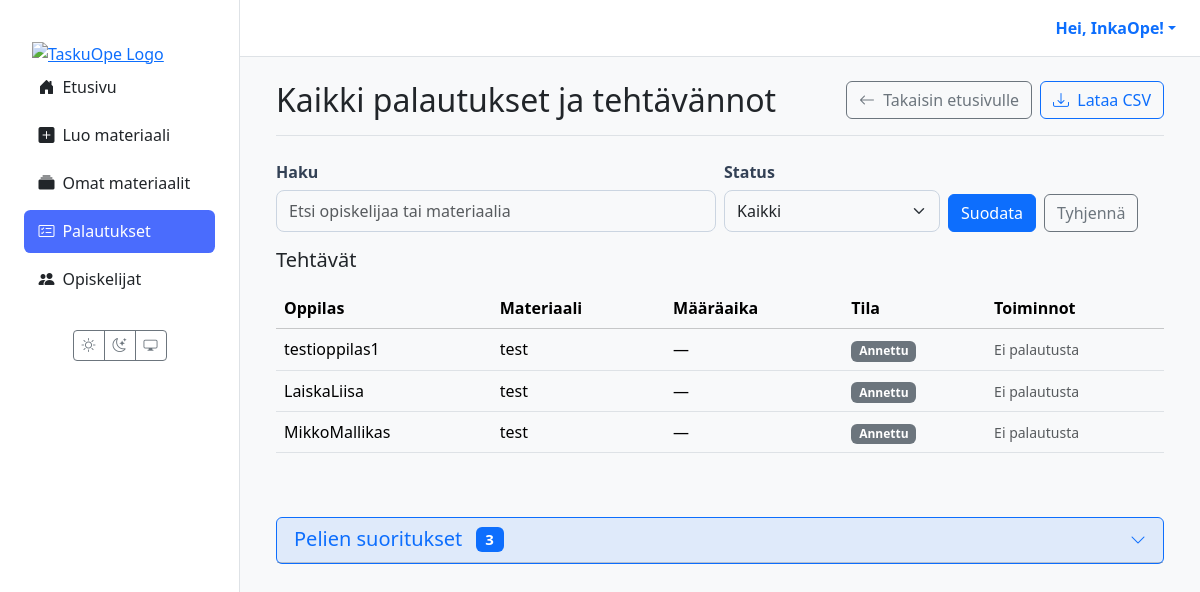
Screenshot of /palautukset/ (signed in) with the database file from the repository.
### users/models.py (models this page shows)
class CustomUser(AbstractUser):
    class Role(models.TextChoices):
        TEACHER = 'TEACHER', 'Teacher'
        STUDENT = 'STUDENT', 'Student'
    role = models.CharField(max_length=50, choices=Role.choices, default=Role.STUDENT)
    grade_class = models.PositiveSmallIntegerField(
        verbose_name="Luokka-aste",
        null=True,  # Salli tyhjä arvo (esim. opettajat)
        blank=True, # Ei pakollinen lomakkeissa
        choices=[(i, f"{i}. luokka") for i in range(1, 10)] # Valinnat 1-9
    )

### materials/models.py (models this page shows, shortened)
class Assignment(models.Model):
    class Status(models.TextChoices):
        ASSIGNED = "ASSIGNED", _("Annettu")
        IN_PROGRESS = "IN_PROGRESS", _("Kesken")
        SUBMITTED = "SUBMITTED", _("Palautettu")
        GRADED = "GRADED", _("Arvioitu")
    id = models.UUIDField(primary_key=True, default=uuid.uuid4, editable=False)
    material = models.ForeignKey(Material, on_delete=models.CASCADE, verbose_name=_("Materiaali"))
    student = models.ForeignKey(
        settings.AUTH_USER_MODEL,
        related_name='assignments',
        on_delete=models.CASCADE,
        limit_choices_to={'role': 'STUDENT'},
        verbose_name=_("Oppilas"),
    )
    assigned_by = models.ForeignKey(
        settings.AUTH_USER_MODEL,
        related_name='assigned_tasks',
        on_delete=models.CASCADE,
        limit_choices_to={'role': 'TEACHER'},
        verbose_name=_("Antanut opettaja"),
    )
    due_at = models.DateTimeField(null=True, blank=True, verbose_name=_("Määräaika"))
    status = models.CharField(max_length=20, choices=Status.choices, default=Status.ASSIGNED, verbose_name=_("Tila"))
    draft_response = models.TextField(blank=True, null=True, verbose_name=_("Luonnosvastaus"))
    created_at = models.DateTimeField(auto_now_add=True, verbose_name=_("Luotu"))
    class Meta:
        constraints = [
            models.UniqueConstraint(fields=['material', 'student'], name='unique_assignment_per_student'),
        ]
        indexes = [
            models.Index(fields=['status']),
            models.Index(fields=['due_at']),
            models.Index(fields=['student']),
            models.Index(fields=['assigned_by']),
        ]
        verbose_name = _("Tehtävänanto")
        verbose_name_plural = _("Tehtävänannot")

class Material(models.Model):
    class MaterialType(models.TextChoices):
        TASK = 'tehtävä', _('Tehtävä')
        LEARNING_MATERIAL = 'oppimateriaali', _('Oppimateriaali')
        TEST = 'testi', _('Testi')
        EXAM = 'koe', _('Koe')
        VIDEO = 'video', _('Video')
        GAME = 'peli', _('Peli')
    class Status(models.TextChoices):
        DRAFT = 'DRAFT', _('Luonnos')
        PENDING_APPROVAL = 'PENDING', _('Odottaa hyväksyntää')
        APPROVED = 'APPROVED', _('Hyväksytty')
        REJECTED = 'REJECTED', _('Hylätty')
    GRADE_CHOICES = [(str(i), f"{i}. luokka") for i in range(1, 7)]
    id = models.UUIDField(primary_key=True, default=uuid.uuid4, editable=False)
    title = models.CharField(max_length=255, verbose_name=_("Otsikko"))
    content = models.TextField(
        verbose_name=_("Sisältö"),
        help_text=_("Raakasisältö, esim. AI:n tuottama teksti.")
    )
    structured_content = models.JSONField(
        null=True,
        blank=True,
        verbose_name=_("Jäsennelty sisältö"),
        help_text=_("Esim. monivalinnat tai tehtävän rakenne JSON-muodossa.")
    )
    material_type = models.CharField(
        max_length=50,
        choices=MaterialType.choices,
        default=MaterialType.TASK,
        verbose_name=_("Materiaalin tyyppi"),
    )
    subject = models.CharField(max_length=100, null=True, blank=True, verbose_name=_("Aine"))
    grade_level = models.CharField(
        max_length=20,
        choices=GRADE_CHOICES,
        null=True,
        blank=True,
        verbose_name=_("Luokka-aste"),
    )
    audience = models.JSONField(
        null=True,
        blank=True,
        verbose_name=_("Kohderyhmä"),
        help_text=_("Esim. {'learning_styles': ['visuaalinen'], 'languages': ['fi']}")
    )
    author = models.ForeignKey(
        settings.AUTH_USER_MODEL,
        related_name='authored_materials',
        on_delete=models.CASCADE,
        limit_choices_to={'role': 'TEACHER'},
        verbose_name=_("Tekijä (opettaja)"),
    )
    prompt = models.ForeignKey(
        Prompt,
        on_delete=models.SET_NULL,
        null=True,
        blank=True,
        verbose_name=_("Kehoite"),
    )
    status = models.CharField(
        max_length=50,
        choices=Status.choices,
        default=Status.DRAFT,
        verbose_name=_("Tila"),
    )
    version = models.IntegerField(default=1, verbose_name=_("Versio"))
    parent = models.ForeignKey(
        'self',
        on_delete=models.SET_NULL,
        null=True,
        blank=True,
        related_name='versions',
        verbose_name=_("Edellinen versio"),
    )
    created_at = models.DateTimeField(auto_now_add=True, verbose_name=_("Luotu"))
    updated_at = models.DateTimeField(auto_now=True, verbose_name=_("Päivitetty"))
    class Meta:
        verbose_name = _("Materiaali")
        verbose_name_plural = _("Materiaalit")

### materials/views.py (the view, shortened to what this page needs)
# urls.py: path("palautukset/", views.view_all_submissions_view, name="view_all_submissions"),
@login_required(login_url='kirjaudu')
def view_all_submissions_view(request):
    if request.user.role != 'TEACHER':
        messages.error(request, "Vain opettajat voivat nähdä tämän sivun.")
        return redirect('dashboard')
    q = (request.GET.get("q") or "").strip()
    st = request.GET.get("status")  # SUBMITTED | GRADED | None
    base = (Assignment.objects
            .filter(assigned_by=request.user)
            .select_related('material', 'student')
            .order_by('-created_at'))
    if st in ("SUBMITTED", "GRADED"):
        base = base.filter(status=st)
    normal_assignments = base.exclude(material__material_type='peli')
    game_assignments = base.filter(material__material_type='peli')
    page = Paginator(normal_assignments, 20).get_page(request.GET.get("page"))
    games_list = list(game_assignments[:50])  # Rajoita max 50 peliä
    return render(request, 'assignments/submissions_list.html', {
        'assignments': page,  # Normaalit tehtävät (paginated)
        'games': games_list,  # Pelit (ei sivutusta)
        'q': q,
        'status': st or "",
    })

### templates/assignments/submissions_list.html (shortened to what this page needs)
{% extends 'partials/base.html' %}
{% load static %}
{% block content %}
<div class="container-fluid">
  <div class="d-flex flex-wrap gap-2 justify-content-between align-items-center mb-4 border-bottom pb-3">
    <h1 class="h2 mb-0">Kaikki palautukset ja tehtävännot</h1>
    <div class="d-flex gap-2">
      <a href="{% url 'dashboard' %}" class="btn btn-outline-secondary">
        <i class="bi bi-arrow-left me-1"></i> Takaisin etusivulle
      </a>
      <a class="btn btn-outline-primary"
         href="{% url 'export_submissions_csv' %}?q={{ q|urlencode }}&status={{ status|urlencode }}">
         <i class="bi bi-download me-1"></i> Lataa CSV
      </a>
    </div>
  </div>
  <form class="row g-2 align-items-end mb-3" method="get" action=".">
    <div class="col-12 col-md-6">
      <label class="form-label">Haku</label>
      <input class="form-control" type="search" name="q" value="{{ q }}" placeholder="Etsi opiskelijaa tai materiaalia">
    </div>
    <div class="col-12 col-md-3">
      <label class="form-label">Status</label>
      <select class="form-select" name="status">
        <option value="" {% if not status %}selected{% endif %}>Kaikki</option>
      </select>
    </div>
    <div class="col-12 col-md-3 d-flex gap-2">
      <button class="btn btn-primary" type="submit">Suodata</button>
      <a class="btn btn-outline-secondary" href=".">Tyhjennä</a>
    </div>
  </form>
  <section class="assignments-list mb-5">
    <h5 class="mb-3">Tehtävät</h5>
    {% if assignments %}
    <div class="table-responsive">
      <table class="table table-hover align-middle tasks">
        <thead class="table-light">
          <tr>
            <th scope="col">Oppilas</th>
            <th scope="col">Materiaali</th>
            <th scope="col">Määräaika</th>
            <th scope="col">Tila</th>
            <th scope="col">Toiminnot</th>
          </tr>
        </thead>
        <tbody>
          {% for assignment in assignments %}
          <tr>
            <td data-label="Oppilas">{{ assignment.student.get_full_name|default:assignment.student.username }}</td>
            <td data-label="Materiaali">{{ assignment.material.title }}</td>
            <td data-label="Määräaika">{{ assignment.due_at|date:"d.m.Y H:i"|default:"—" }}</td>
            <td data-label="Tila">
              <span class="badge
                {% if assignment.status == 'GRADED' %}bg-success
                {% elif assignment.status == 'SUBMITTED' %}bg-primary
                {% elif assignment.status == 'IN_PROGRESS' %}bg-warning
                {% else %}bg-secondary{% endif %}">
                {{ assignment.get_status_display }}
              </span>
            </td>
            <td data-label="Toiminnot">
              {% if assignment.status in 'SUBMITTED,GRADED' %}
                {% with sub=assignment.submissions.last %}
                  {% if sub %}
                    <a href="{% url 'grade_submission' submission_id=sub.id %}"
                       class="btn btn-sm btn-outline-primary">
                      <i class="bi bi-pencil-square me-1"></i> Arvioi
                    </a>
                  {% endif %}
                {% endwith %}
              {% else %}
                <span class="text-muted small">Ei palautusta</span>
              {% endif %}
            </td>
          </tr>
          {% endfor %}
        </tbody>
      </table>
    </div>
    {% endif %}
  </section>
  {% if games %}
  <section class="games-section">
    <div class="card border-primary">
      <div class="card-header bg-primary bg-opacity-10">
        <button class="btn btn-link w-100 text-start text-decoration-none p-0"
                type="button"
                data-bs-toggle="collapse"
                data-bs-target="#gamesCollapse"
                aria-expanded="false"
                aria-controls="gamesCollapse">
          <div class="d-flex justify-content-between align-items-center">
            <h5 class="mb-0">
              </i>Pelien suoritukset
              <span class="badge bg-primary ms-2">{{ games|length }}</span>
            </h5>
            <i class="bi bi-chevron-down"></i>
          </div>
        </button>
      </div>
    </div>
  </section>
  {% endif %}
</div>
{% endblock %}

### templates/partials/base.html (shortened to what this page needs)
{% load static %}
<!DOCTYPE html>
<html lang="fi" data-bs-theme="light">
<head>
  <link href="https://cdn.jsdelivr.net/npm/bootstrap@5.3.2/dist/css/bootstrap.min.css" rel="stylesheet">
  <link rel="stylesheet" href="https://cdn.jsdelivr.net/npm/bootstrap-icons@1.11.3/font/bootstrap-icons.min.css">
  <link rel="stylesheet" href="{% static 'css/style.css' %}">
</head>
<body>
  <div class="main-layout-container">
    <aside class="sidebar d-none d-lg-flex flex-column">
      <div class="flex-column w-100">
        <a href="{% url 'dashboard' %}" class="px-3 pt-3 d-block"><img src="{% static 'images/logo1.png' %}" alt="TaskuOpe Logo" class="img-fluid"></a>
        {% with nm=request.resolver_match.url_name %}
        <nav class="nav nav-pills flex-column mb-4 px-2">
          <a href="{% url 'dashboard' %}" class="nav-link {% if nm == 'dashboard' %}active{% endif %}"><i class="bi bi-house-door-fill me-2"></i>Etusivu</a>
          {% if request.user.is_authenticated and request.user.role == 'STUDENT' %}
            <a href="{% url 'student_assignments' %}" class="nav-link {% if nm == 'student_assignments' %}active{% endif %}"><i class="bi bi-list-check me-2"></i>Omat tehtävät</a>
            <a href="{% url 'student_games' %}" class="nav-link {% if nm == 'student_games' %}active{% endif %}"><i class="bi bi-controller me-2"></i>Pelit</a>
            <a href="{% url 'student_grades' %}" class="nav-link {% if nm == 'student_grades' %}active{% endif %}"><i class="bi bi-award me-2"></i>Palautukset & arvioinnit</a>
          {% elif request.user.is_authenticated and request.user.role == 'TEACHER' %}
            <a href="{% url 'create_material' %}" class="nav-link {% if nm == 'create_material' %}active{% endif %}"><i class="bi bi-plus-square-fill me-2"></i>Luo materiaali</a>
            <a href="{% url 'material_list' %}" class="nav-link {% if nm == 'material_list' %}active{% endif %}"><i class="bi bi-collection-fill me-2"></i>Omat materiaalit</a>
            <a href="{% url 'view_all_submissions' %}" class="nav-link {% if nm == 'view_all_submissions' %}active{% endif %}"><i class="bi bi-card-checklist me-2"></i>Palautukset</a>
            <a href="{% url 'teacher_student_list' %}" class="nav-link {% if nm == 'teacher_student_list' %}active{% endif %}"><i class="bi bi-people-fill me-2"></i>Opiskelijat</a>
          {% endif %}
        </nav>
        {% endwith %}
        <div class="mt-auto text-center pb-3">
          <div class="btn-group"><button id="theme-light" class="btn btn-outline-secondary btn-sm"><i class="bi bi-sun"></i></button><button id="theme-dark" class="btn btn-outline-secondary btn-sm"><i class="bi bi-moon-stars"></i></button><button id="theme-system" class="btn btn-outline-secondary btn-sm"><i class="bi bi-display"></i></button></div>
        </div>
      </div>
    </aside>
    <div class="main-content-wrapper">
      <header class="main-header d-none d-lg-flex justify-content-end align-items-center px-4 py-3">
        <div class="dropdown">
          <a href="#" class="d-flex align-items-center text-decoration-none dropdown-toggle" data-bs-toggle="dropdown">
            <strong>Hei, {{ user.get_full_name|default:user.username }}!</strong>
          </a>
        </div>
      </header>
      <main class="page-content">
        {% block content %}{% endblock %}
      </main>
    </div>
  </div>
</body>
</html>

### TaskuOpe/static/css/style.css (style rules this page uses)
:root { --sidebar-width: 240px; }
[data-bs-theme="light"] { --bg-color: #f8f9fa; --card-bg-color: #ffffff; --text-color: #212529; --border-color: #dee2e6; --bs-body-bg: var(--bg-color); --bs-body-color: var(--text-color); --bs-border-color: var(--border-color); --bs-card-bg: var(--card-bg-color); }
html, body { height: 100%; overflow: hidden; }
.main-layout-container { display: flex; flex-direction: row; height: 100%; width: 100%; background-color: var(--bs-body-bg); }
.sidebar { width: var(--sidebar-width); flex-shrink: 0; height: 100vh; overflow-y: auto; background-color: var(--card-bg-color); border-right: 1px solid var(--border-color); padding: 1.5rem 1rem; }
.main-content-wrapper { flex-grow: 1; display: flex; flex-direction: column; height: 100vh; overflow: hidden; }
.main-header { flex-shrink: 0; background-color: var(--card-bg-color); border-bottom: 1px solid var(--border-color); padding: 0.75rem 1.5rem; }
.page-content { flex-grow: 1; overflow-y: auto; padding: 1.5rem; }
.sidebar .nav-link { color: var(--text-color); font-weight: 500; padding: 0.6rem 0.9rem; border-radius: 0.4rem; margin-bottom: 0.3rem; transition: background 0.2s; }
.sidebar .nav-link.active { background-color: #4a6cfd; color: #fff; }
.form-label { font-weight: 600; margin-bottom: 6px; color: #334155; }
.form-control, .form-select { border: 1px solid #cbd5e1; padding: 8px 12px; border-radius: 8px; transition: border-color 0.2s, box-shadow 0.2s; }
:root { --taskuope-font-sans: system-ui, -apple-system, "Segoe UI", Roboto, "Helvetica Neue", Arial, sans-serif; }

### rows the page displays
CustomUser: get_full_name "InkaOpe"
Assignment: student.get_full_name "testioppilas1", material "test", due_at "—", status "Annettu", shows "Ei palautusta"
Assignment: student.get_full_name "LaiskaLiisa", material "test", due_at "—", status "Annettu", shows "Ei palautusta"
Assignment: student.get_full_name "MikkoMallikas", material "test", due_at "—", status "Annettu", shows "Ei palautusta"

### other values shown
{{ games|length }} "3"
